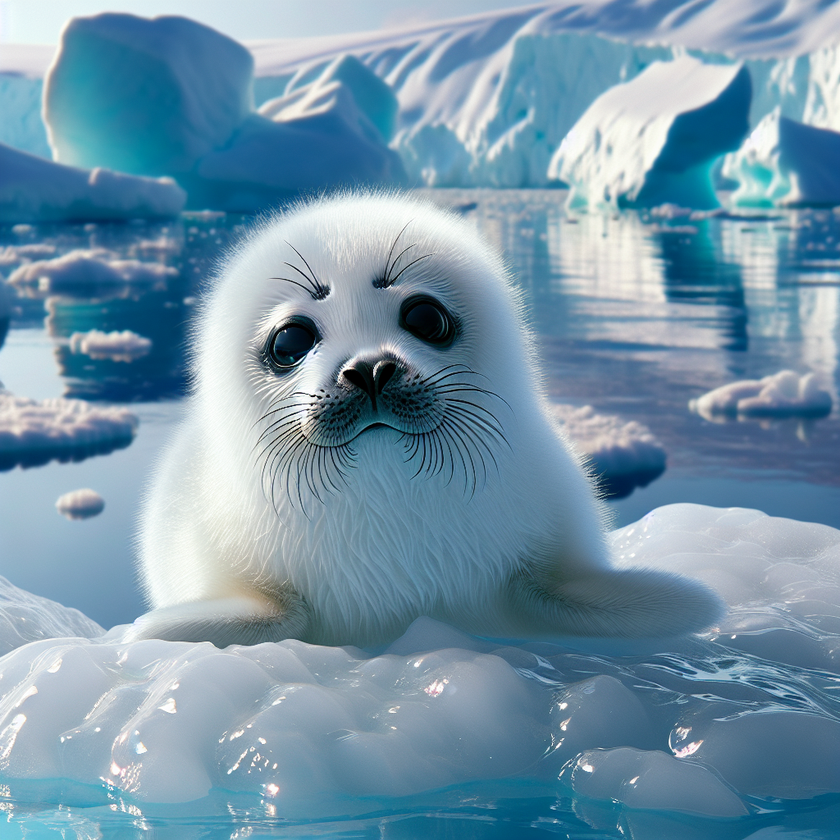
#> input picture src/images/temp_image.png, 840 x 840 px, shrunk from 1024 x 1024 before the run, found by its file name
$ python desmos_01.py
#> lines starting #> are read from the running program, lines starting #| are printed output that depends on the picture; after the words box and inside, x2 and y2 are one past the last pixel; in counts of white or black regions, pixels touching at a corner belong together
import cv2
import numpy as np
import potrace
from potrace import Bitmap, POTRACE_TURNPOLICY_MINORITY

COLOUR = '#2464b4'
BILATERAL_FILTER = False
USE_L2_GRADIENT = False

def get_contours(filename, nudge=.33):
#> called with nudge = 0.33
    image = cv2.imread(filename)
#> image is the input picture: shape (840, 840, 3); mean B, G, R 168.7, 149.3, 116.5
    if image is None:
        raise ValueError(f"Image at {filename} could not be read")

    gray = cv2.cvtColor(image, cv2.COLOR_BGR2GRAY)
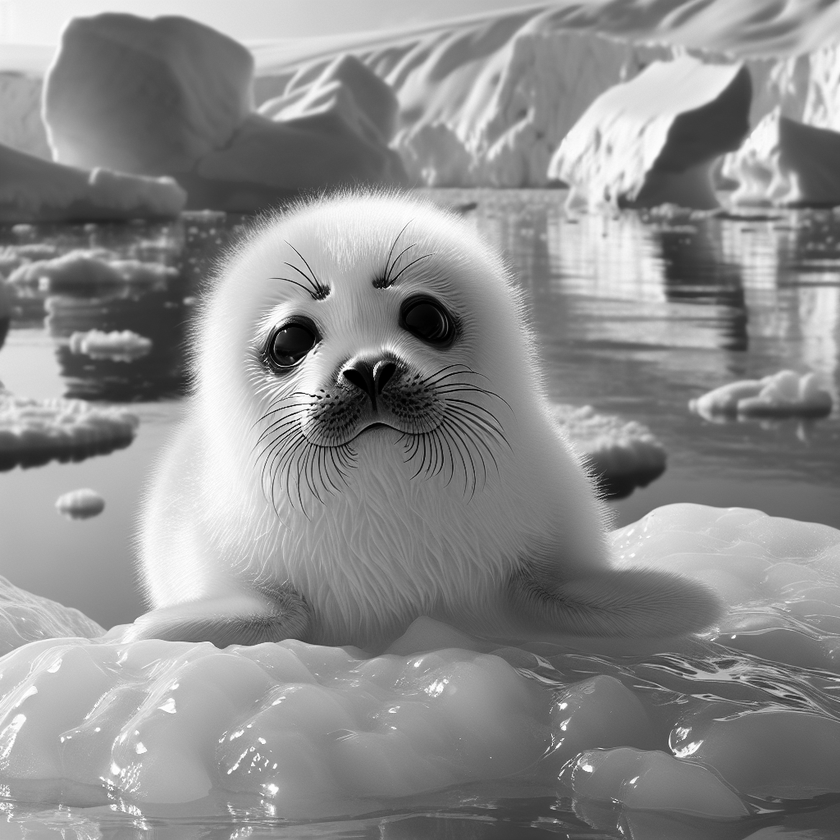
#> gray: shape (840, 840); min 0, max 255, mean 141.7
    edges = cv2.Canny(gray, 30, 200)
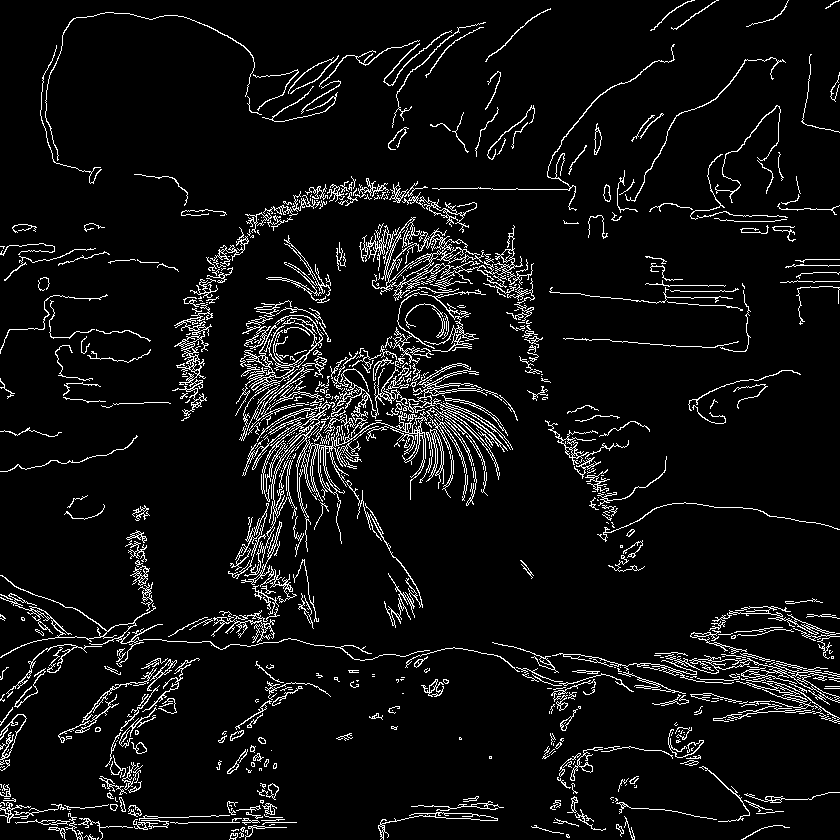
#> edges: shape (840, 840); 6.5% white in thin lines or dots

    # Find contours
    contours, _ = cv2.findContours(edges, cv2.RETR_EXTERNAL, cv2.CHAIN_APPROX_SIMPLE)
#> contours = 705 contours, 551 with area under 20; largest, box (x1, y1, x2, y2) and area: (372, 217, 507, 301) 2496, (242, 400, 428, 577) 1692, (371, 363, 479, 419) 626, (172, 304, 213, 421) 595, (235, 315, 323, 416) 579

    print("Number of contours:", len(contours))  # Print number of detected contours
#| Number of contours: 705

    # Display the original image with contours (optional)
    contour_image = image.copy()
    cv2.drawContours(contour_image, contours, -1, (0, 255, 0), 2)
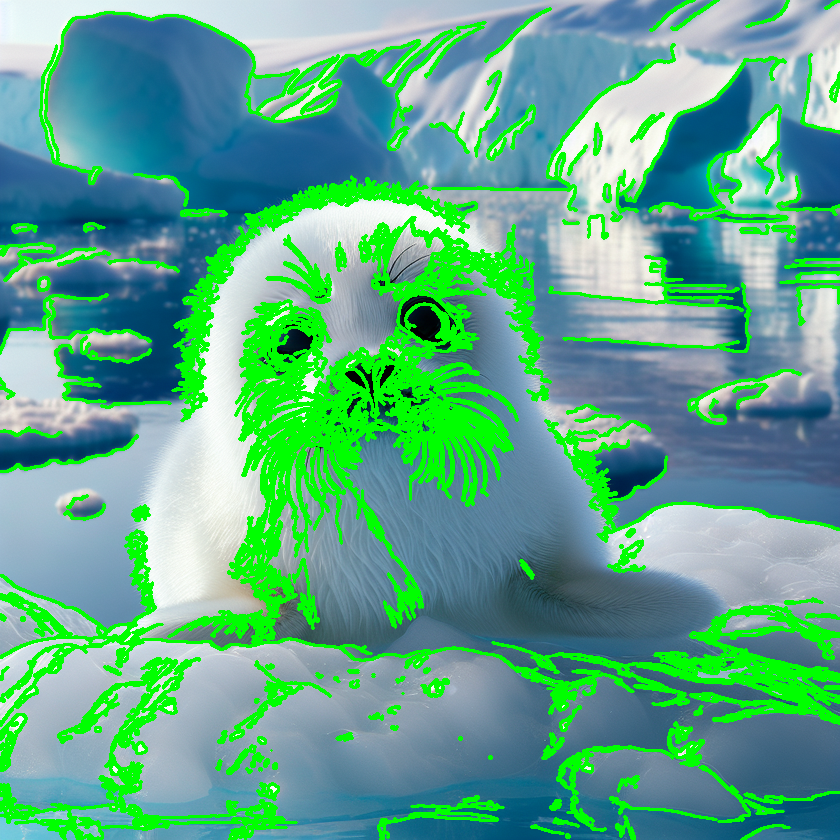
#> contour_image: shape (840, 840, 3); 18.48% of pixels changed, all inside (x1, y1, x2, y2) = (0, 0, 840, 840)
    cv2.imshow('Contours', contour_image)
    cv2.waitKey(0)
    cv2.destroyAllWindows()

    return contours  # Return detected contours

def get_trace(contours):
    for contour in contours:
        # Create a binary image from the contour data
        height, width = 500, 500  # Set dimensions according to your image size
        contour_image = np.zeros((height, width), dtype=np.uint8)  # Initialize an empty image
        cv2.drawContours(contour_image, contour, -1, (255), 1)  # Draw contours on the image

        # Invert the image (if necessary)
        contour_image = cv2.bitwise_not(contour_image)

        # Ensure that the image is binary (convert to binary if necessary)
        contour_image[contour_image != 0] = 255

        print("Contour image shape:", contour_image.shape)  # Print shape of the contour image

        # Create a Bitmap object from the binary image
        bmp = potrace.Bitmap(contour_image)

        # Trace the bitmap
        path = bmp.trace(2, potrace.POTRACE_TURNPOLICY_MINORITY, 1.0, 1, .5)
        print("Number of paths:", len(path))  # Print number of traced paths

def get_latex(filename):
    latex = []
    contours = get_contours(filename)

    for contour in contours:
        bmp = Bitmap(contour)
        path = bmp.trace(2, POTRACE_TURNPOLICY_MINORITY, 1.0, 1, .5)
        for curve in path:
            segments = curve.segments
            latex_expr = ""  # Initialize LaTeX expression string
            start = (curve.start_point.x, curve.start_point.y)
            for segment in segments:
                if segment.is_corner:
                    control_point = (segment.c.x, segment.c.y)
                    end_point = (segment.end_point.x, segment.end_point.y)
                    # Append LaTeX expression for a straight line segment
                    latex_expr += f"((1-t){start}+t{control_point})"
                    latex_expr += f"--((1-t){control_point}+t{end_point})"
                else:
                    control_point1 = (segment.c1.x, segment.c1.y)
                    control_point2 = (segment.c2.x, segment.c2.y)
                    end_point = (segment.end_point.x, segment.end_point.y)
                    # Append LaTeX expression for a Bezier curve segment
                    latex_expr += f"((1-t)((1-t){start}+t{control_point1})+t((1-t){control_point1}+t{control_point2}))"
                    latex_expr += f"--((1-t)((1-t){control_point1}+t{control_point2})+t((1-t){control_point2}+t{end_point}))"
                start = end_point
            latex.append(latex_expr)
            print("Latex expression:", latex_expr)  # Print LaTeX expression for debugging
#> this loop made 1 pass
#> contour on pass 1: [[98, 837], [97, 838], [97, 839], [98, 838]]
#> after the loop, latex = []
    return latex

get_latex("C:\\Users\\Willi\\OneDrive\\Documents\\GitHub\\desmos.ai-1\\src\\images\\temp_image.png")
#> (the call stopped at in get_latex, `bmp = Bitmap(contour)`: potrace is not available in this run)

def get_expressions(filename):
    exprid = 0
    exprs = []
    for expr in get_latex(filename):
        exprid += 1
        exprs.append({'latex': expr})
    return exprs

# Test:
# test_img_path =  "C:\\Users\\Willi\\OneDrive\\Documents\\GitHub\\desmos.ai-1\\src\\images\\temp_image.png"
# print(get_expressions(test_img_path))
